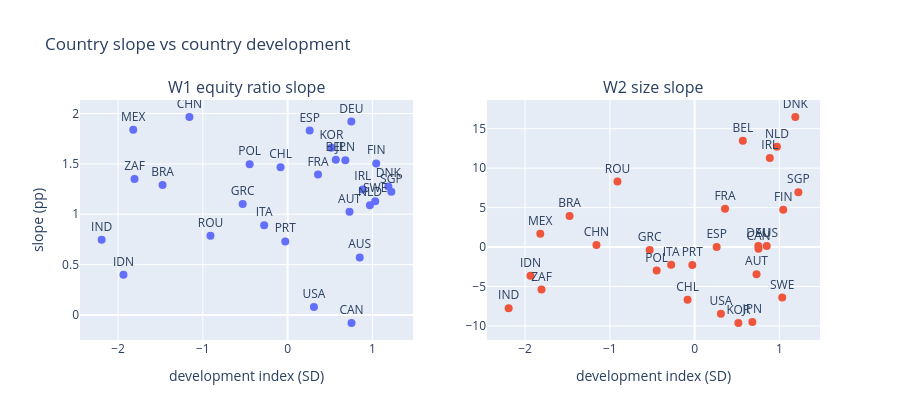

The notebook cell saved with this chart:
### Code cell
import plotly.subplots as ps
fig = ps.make_subplots(rows=1, cols=2, subplot_titles=("W1 equity ratio slope", "W2 size slope"))
for i, (h, t) in enumerate(TERMS.items(), 1):
    s = slopes[slopes.term == t].set_index("iso3")
    fig.add_trace(go.Scatter(x=dev.reindex(s.index), y=s.coef * unit[h], mode="markers+text", text=s.index, textposition="top center", marker_size=8, showlegend=False), row=1, col=i)
    fig.update_xaxes(title_text="development index (SD)", row=1, col=i)
fig.update_yaxes(title_text="slope (pp)", row=1, col=1); fig.update_layout(height=420, title="Country slope vs country development"); fig.show()

### Figure 1 — Plotly figure (JSON) as saved in the notebook; plotly's stock layout.template omitted (floating-point values rounded to 4 significant figures)
{"data": [{"marker": {"size": 8}, "mode": "markers+text", "showlegend": false, "text": ["AUS", "AUT", "BEL", "BRA", "CAN", "CHL", "CHN", "DEU", "DNK", "ESP", "FIN", "FRA", "GRC", "IDN", "IND", "IRL", "ITA", "JPN", "KOR", "MEX", "NLD", "POL", "PRT", "ROU", "SGP", "SWE", "USA", "ZAF"], "textposition": "top center", "type": "scatter", "x": [0.8511, 0.7307, 0.5686, -1.475, 0.7543, -0.08283, -1.158, 0.7521, 1.189, 0.2604, 1.046, 0.359, -0.5296, -1.936, -2.194, 0.8873, -0.2766, 0.6815, 0.5163, -1.821, 0.9713, -0.4477, -0.02715, -0.9098, 1.224, 1.034, 0.3106, -1.806], "xaxis": "x", "y": [0.5702, 1.024, 1.542, 1.291, -0.08029, 1.467, 1.965, 1.92, 1.276, 1.831, 1.504, 1.393, 1.103, 0.3984, 0.7452, 1.247, 0.8897, 1.537, 1.66, 1.838, 1.088, 1.495, 0.7293, 0.7866, 1.223, 1.13, 0.07889, 1.349], "yaxis": "y"}, {"marker": {"size": 8}, "mode": "markers+text", "showlegend": false, "text": ["AUS", "AUT", "BEL", "BRA", "CAN", "CHL", "CHN", "DEU", "DNK", "ESP", "FIN", "FRA", "GRC", "IDN", "IND", "IRL", "ITA", "JPN", "KOR", "MEX", "NLD", "POL", "PRT", "ROU", "SGP", "SWE", "USA", "ZAF"], "textposition": "top center", "type": "scatter", "x": [0.8511, 0.7307, 0.5686, -1.475, 0.7543, -0.08283, -1.158, 0.7521, 1.189, 0.2604, 1.046, 0.359, -0.5296, -1.936, -2.194, 0.8873, -0.2766, 0.6815, 0.5163, -1.821, 0.9713, -0.4477, -0.02715, -0.9098, 1.224, 1.034, 0.3106, -1.806], "xaxis": "x2", "y": [0.1429, -3.437, 13.47, 3.928, -0.2044, -6.685, 0.253, 0.1424, 16.49, 0.0125, 4.73, 4.861, -0.3801, -3.635, -7.749, 11.28, -2.245, -9.487, -9.626, 1.683, 12.7, -2.981, -2.273, 8.299, 6.959, -6.408, -8.453, -5.387], "yaxis": "y2"}], "layout": {"annotations": [{"font": {"size": 16}, "showarrow": false, "text": "W1 equity ratio slope", "x": 0.225, "xanchor": "center", "xref": "paper", "y": 1.0, "yanchor": "bottom", "yref": "paper"}, {"font": {"size": 16}, "showarrow": false, "text": "W2 size slope", "x": 0.775, "xanchor": "center", "xref": "paper", "y": 1.0, "yanchor": "bottom", "yref": "paper"}], "height": 420, "title": {"text": "Country slope vs country development"}, "xaxis": {"anchor": "y", "domain": [0.0, 0.45], "title": {"text": "development index (SD)"}}, "xaxis2": {"anchor": "y2", "domain": [0.55, 1.0], "title": {"text": "development index (SD)"}}, "yaxis": {"anchor": "x", "domain": [0.0, 1.0], "title": {"text": "slope (pp)"}}, "yaxis2": {"anchor": "x2", "domain": [0.0, 1.0]}}}
